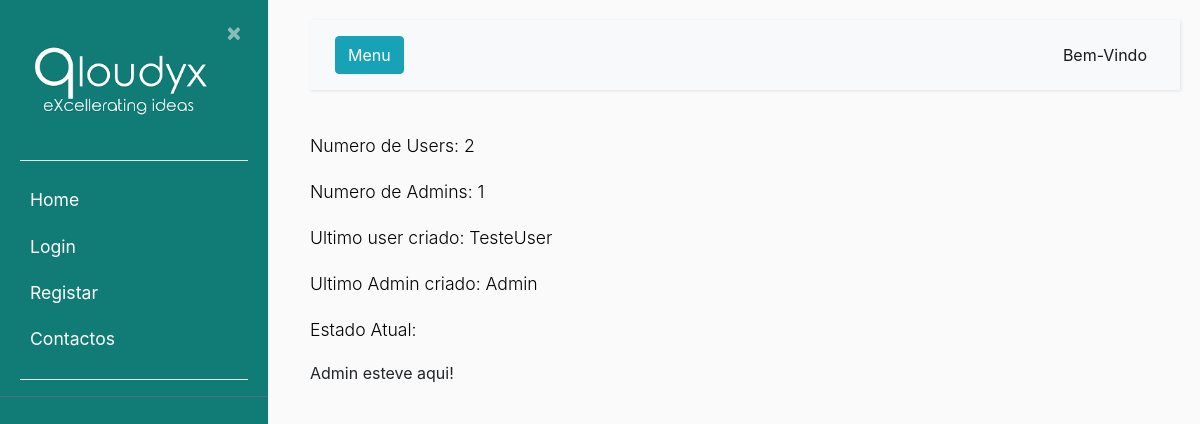
The app's page /, older data.
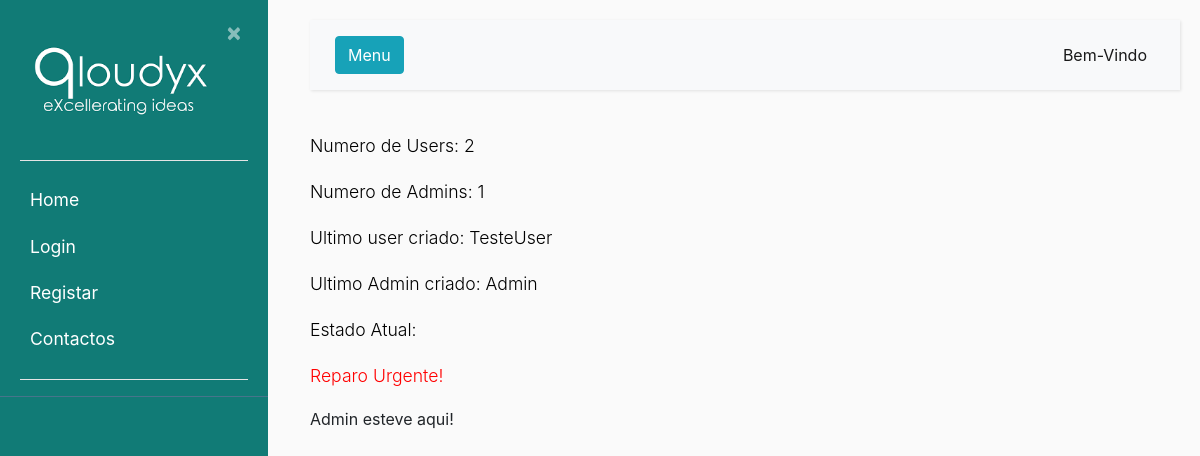
The same page, newer data.
### ticket/models.py (models this page shows, shortened)
class Estado(models.Model):
    estado = models.CharField(max_length=20)
    cor = models.CharField(max_length=30)
    font_color = models.CharField(max_length=30)
    descricao = models.CharField(max_length=300)

### ticket/views.py (the view)
# urls.py: path("", views.index, name="ticket-home"),
def index(request):
    listauser = Usuarios.objects.count()
    lastuser = Usuarios.objects.last()
    corEstado = Estado.objects.filter(cor='Vermelha')
    corEstado = corEstado.last()
    filtro = Usuarios.objects.filter(nome="Admin")
    lastadmin = filtro.last()
    listaadmin = filtro.count()
    return render(request, 'ticket/home.html', context=
        {
            "listaadmin":listaadmin,
            "listauser":listauser,
            "lastadmin":lastadmin,
            "lastuser":lastuser,
            "corEstado":corEstado,
        })

### ticket/models.py (called while the page is built)
    def __str__(self):
        return self.nome

### ticket/templates/ticket/home.html
{% extends "ticket/base.html" %}
{% block content %}
<p>Numero de Users:
    {{ listauser }}
</p>
<p>Numero de Admins:
    {{ listaadmin }}
</p>
<p> Ultimo user criado:
    {{ lastuser }}
</p>
<p> Ultimo Admin criado:
    {{ lastadmin }}
</p>
<p>Estado Atual:
    <p style = "color:{{corEstado.font_color}}">{{corEstado.estado}}</p>
</p>
{% if listaadmin %}
        Admin esteve aqui!
{% endif %}
{% endblock content %}

Row changes from the older to the newer data that the page shows:
added Estado: estado "Reparo Urgente!"
